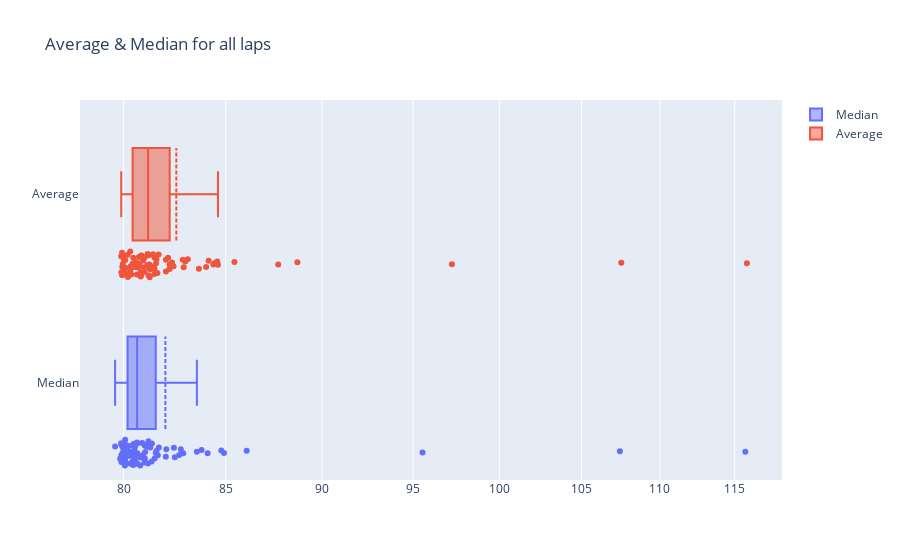

This figure's notebook cell:
### Markdown cell above
Plot the Median of each lap

### Code cell
median = working_df[1:].median(axis=0, skipna=True).tolist()
average = working_df[1:].mean(axis=0, skipna=True).tolist()

fig = go.Figure()
fig.add_trace(go.Box(x=median, name='Median',boxpoints='all',boxmean=True))
fig.add_trace(go.Box(x=average, name='Average',boxpoints='all',boxmean=True))
fig.update_layout(title='Average & Median for all laps')
fig.update_xaxes(type="log")
fig.show()
